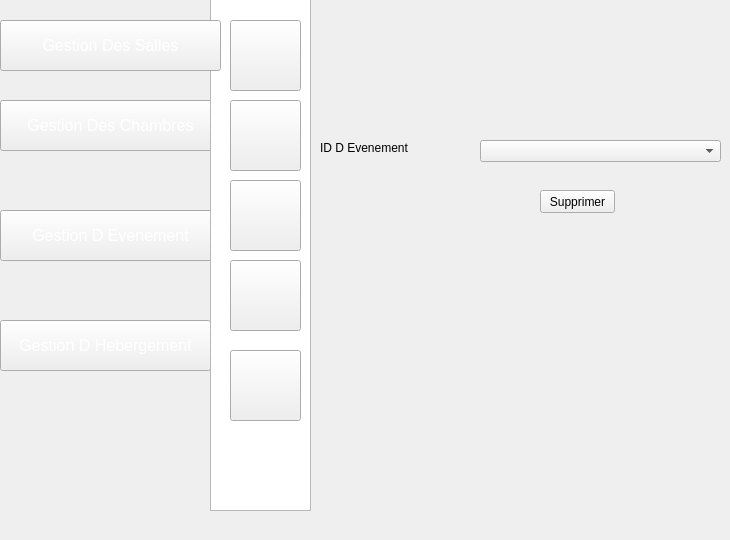
    <widget class="QWidget" name="page_15">
     <widget class="QPushButton" name="pushButton_165">
      <property name="geometry">
       <rect>
        <x>0</x>
        <y>210</y>
        <width>221</width>
        <height>51</height>
       </rect>
      </property>
      <property name="font">
       <font>
        <pointsize>12</pointsize>
       </font>
      </property>
      <property name="styleSheet">
       <string notr="true">color: rgb(255, 255, 255);
background-image: url(:/img/selected2.png);</string>
      </property>
      <property name="text">
       <string>Gestion D Evenement</string>
      </property>
     </widget>
     <widget class="QPushButton" name="pushButton_166">
      <property name="geometry">
       <rect>
        <x>0</x>
        <y>320</y>
        <width>211</width>
        <height>51</height>
       </rect>
      </property>
      <property name="font">
       <font>
        <pointsize>12</pointsize>
       </font>
      </property>
      <property name="styleSheet">
       <string notr="true">color: rgb(255, 255, 255);</string>
      </property>
      <property name="text">
       <string>Gestion D Hebergement</string>
      </property>
     </widget>
     <widget class="QPushButton" name="pushButton_167">
      <property name="geometry">
       <rect>
        <x>0</x>
        <y>100</y>
        <width>221</width>
        <height>51</height>
       </rect>
      </property>
      <property name="font">
       <font>
        <pointsize>12</pointsize>
       </font>
      </property>
      <property name="styleSheet">
       <string notr="true">color: rgb(255, 255, 255);
</string>
      </property>
      <property name="text">
       <string>Gestion Des Chambres</string>
      </property>
     </widget>
     <widget class="QListView" name="listView_16">
      <property name="geometry">
       <rect>
        <x>210</x>
        <y>-20</y>
        <width>101</width>
        <height>531</height>
       </rect>
      </property>
      <property name="styleSheet">
       <string notr="true">

background-image: url(:/img/selected.png);</string>
      </property>
     </widget>
     <widget class="QPushButton" name="pushButton_168">
      <property name="geometry">
       <rect>
        <x>230</x>
        <y>260</y>
        <width>71</width>
        <height>71</height>
       </rect>
      </property>
      <property name="styleSheet">
       <string notr="true">image: url(:/img/icon-afficher2.png);</string>
      </property>
      <property name="text">
       <string/>
      </property>
     </widget>
     <widget class="QPushButton" name="pushButton_169">
      <property name="geometry">
       <rect>
        <x>230</x>
        <y>20</y>
        <width>71</width>
        <height>71</height>
       </rect>
      </property>
      <property name="styleSheet">
       <string notr="true">

image: url(:/img/icon-ajout2.png);</string>
      </property>
      <property name="text">
       <string/>
      </property>
     </widget>
     <widget class="QPushButton" name="pushButton_170">
      <property name="geometry">
       <rect>
        <x>230</x>
        <y>180</y>
        <width>71</width>
        <height>71</height>
       </rect>
      </property>
      <property name="styleSheet">
       <string notr="true">image: url(:/img/icon-supp2 (1).png);</string>
      </property>
      <property name="text">
       <string/>
      </property>
     </widget>
     <widget class="QPushButton" name="pushButton_171">
      <property name="geometry">
       <rect>
        <x>230</x>
        <y>100</y>
        <width>71</width>
        <height>71</height>
       </rect>
      </property>
      <property name="styleSheet">
       <string notr="true">image: url(:/img/icon-modif2 (1).png);</string>
      </property>
      <property name="text">
       <string/>
      </property>
     </widget>
     <widget class="QLabel" name="label_49">
      <property name="geometry">
       <rect>
        <x>320</x>
        <y>140</y>
        <width>121</width>
        <height>16</height>
       </rect>
      </property>
      <property name="styleSheet">
       <string notr="true">background-image: url(:/img/backback.png);
</string>
      </property>
      <property name="text">
       <string>ID D Evenement</string>
      </property>
     </widget>
     <widget class="QPushButton" name="pushButton_172">
      <property name="geometry">
       <rect>
        <x>230</x>
        <y>350</y>
        <width>71</width>
        <height>71</height>
       </rect>
      </property>
      <property name="styleSheet">
       <string notr="true">image: url(:/img/8774.png);
image: url(:/img/8774.png);
image: url(:/img/8774.png);</string>
      </property>
      <property name="text">
       <string/>
      </property>
     </widget>
     <widget class="QPushButton" name="supprimer_3">
      <property name="geometry">
       <rect>
        <x>540</x>
        <y>190</y>
        <width>75</width>
        <height>23</height>
       </rect>
      </property>
      <property name="styleSheet">
       <string notr="true">background-image: url(:/img/back.png);
</string>
      </property>
      <property name="text">
       <string>Supprimer</string>
      </property>
     </widget>
     <widget class="QComboBox" name="comboBox_6">
      <property name="geometry">
       <rect>
        <x>480</x>
        <y>140</y>
        <width>241</width>
        <height>22</height>
       </rect>
      </property>
     </widget>
     <widget class="QPushButton" name="pushButton_449">
      <property name="geometry">
       <rect>
        <x>0</x>
        <y>20</y>
        <width>221</width>
        <height>51</height>
       </rect>
      </property>
      <property name="font">
       <font>
        <pointsize>12</pointsize>
       </font>
      </property>
      <property name="styleSheet">
       <string notr="true">color: rgb(255, 255, 255);
</string>
      </property>
      <property name="text">
       <string>Gestion Des Salles</string>
      </property>
     </widget>
    </widget>
